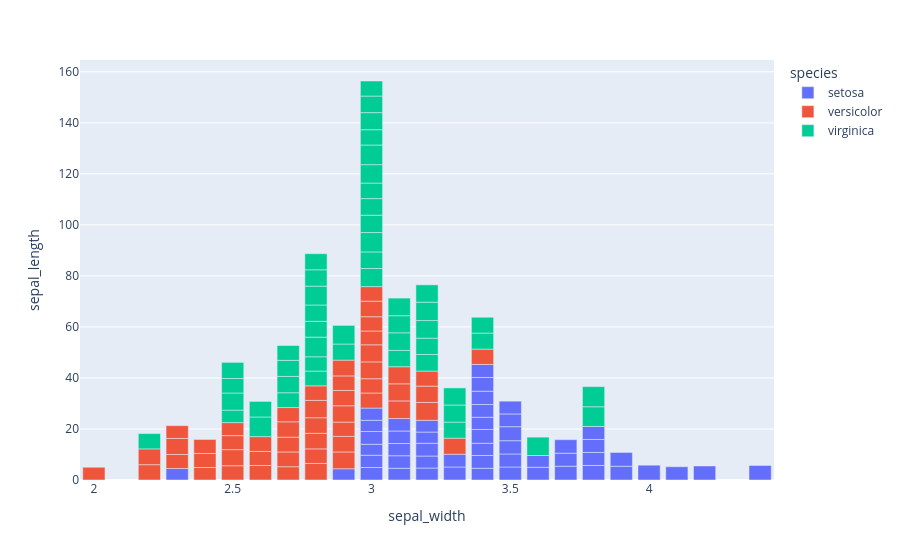

The code cell stored with this chart in its notebook:
### Code cell
px.bar(df, x="sepal_width", y="sepal_length", color="species")

### Figure 1 — Plotly figure (JSON) as saved in the notebook; plotly's stock layout.template omitted (floating-point values rounded to 4 significant figures)
{"data": [{"hovertemplate": "species=setosa<br>sepal_width=%{x}<br>sepal_length=%{y}<extra></extra>", "legendgroup": "setosa", "marker": {"color": "#636efa", "pattern": {"shape": ""}}, "name": "setosa", "orientation": "v", "showlegend": true, "textposition": "auto", "x": [3.5, 3.0, 3.2, 3.1, 3.6, 3.9, 3.4, 3.4, 2.9, 3.1, 3.7, 3.4, 3.0, 3.0, 4.0, 4.4, 3.9, 3.5, 3.8, 3.8, 3.4, 3.7, 3.6, 3.3, 3.4, 3.0, 3.4, 3.5, 3.4, 3.2, 3.1, 3.4, 4.1, 4.2, 3.1, 3.2, 3.5, 3.1, 3.0, 3.4, 3.5, 2.3, 3.2, 3.5, 3.8, 3.0, 3.8, 3.2, 3.7, 3.3], "xaxis": "x", "y": [5.1, 4.9, 4.7, 4.6, 5.0, 5.4, 4.6, 5.0, 4.4, 4.9, 5.4, 4.8, 4.8, 4.3, 5.8, 5.7, 5.4, 5.1, 5.7, 5.1, 5.4, 5.1, 4.6, 5.1, 4.8, 5.0, 5.0, 5.2, 5.2, 4.7, 4.8, 5.4, 5.2, 5.5, 4.9, 5.0, 5.5, 4.9, 4.4, 5.1, 5.0, 4.5, 4.4, 5.0, 5.1, 4.8, 5.1, 4.6, 5.3, 5.0], "yaxis": "y", "type": "bar"}, {"hovertemplate": "species=versicolor<br>sepal_width=%{x}<br>sepal_length=%{y}<extra></extra>", "legendgroup": "versicolor", "marker": {"color": "#EF553B", "pattern": {"shape": ""}}, "name": "versicolor", "orientation": "v", "showlegend": true, "textposition": "auto", "x": [3.2, 3.2, 3.1, 2.3, 2.8, 2.8, 3.3, 2.4, 2.9, 2.7, 2.0, 3.0, 2.2, 2.9, 2.9, 3.1, 3.0, 2.7, 2.2, 2.5, 3.2, 2.8, 2.5, 2.8, 2.9, 3.0, 2.8, 3.0, 2.9, 2.6, 2.4, 2.4, 2.7, 2.7, 3.0, 3.4, 3.1, 2.3, 3.0, 2.5, 2.6, 3.0, 2.6, 2.3, 2.7, 3.0, 2.9, 2.9, 2.5, 2.8], "xaxis": "x", "y": [7.0, 6.4, 6.9, 5.5, 6.5, 5.7, 6.3, 4.9, 6.6, 5.2, 5.0, 5.9, 6.0, 6.1, 5.6, 6.7, 5.6, 5.8, 6.2, 5.6, 5.9, 6.1, 6.3, 6.1, 6.4, 6.6, 6.8, 6.7, 6.0, 5.7, 5.5, 5.5, 5.8, 6.0, 5.4, 6.0, 6.7, 6.3, 5.6, 5.5, 5.5, 6.1, 5.8, 5.0, 5.6, 5.7, 5.7, 6.2, 5.1, 5.7], "yaxis": "y", "type": "bar"}, {"hovertemplate": "species=virginica<br>sepal_width=%{x}<br>sepal_length=%{y}<extra></extra>", "legendgroup": "virginica", "marker": {"color": "#00cc96", "pattern": {"shape": ""}}, "name": "virginica", "orientation": "v", "showlegend": true, "textposition": "auto", "x": [3.3, 2.7, 3.0, 2.9, 3.0, 3.0, 2.5, 2.9, 2.5, 3.6, 3.2, 2.7, 3.0, 2.5, 2.8, 3.2, 3.0, 3.8, 2.6, 2.2, 3.2, 2.8, 2.8, 2.7, 3.3, 3.2, 2.8, 3.0, 2.8, 3.0, 2.8, 3.8, 2.8, 2.8, 2.6, 3.0, 3.4, 3.1, 3.0, 3.1, 3.1, 3.1, 2.7, 3.2, 3.3, 3.0, 2.5, 3.0, 3.4, 3.0], "xaxis": "x", "y": [6.3, 5.8, 7.1, 6.3, 6.5, 7.6, 4.9, 7.3, 6.7, 7.2, 6.5, 6.4, 6.8, 5.7, 5.8, 6.4, 6.5, 7.7, 7.7, 6.0, 6.9, 5.6, 7.7, 6.3, 6.7, 7.2, 6.2, 6.1, 6.4, 7.2, 7.4, 7.9, 6.4, 6.3, 6.1, 7.7, 6.3, 6.4, 6.0, 6.9, 6.7, 6.9, 5.8, 6.8, 6.7, 6.7, 6.3, 6.5, 6.2, 5.9], "yaxis": "y", "type": "bar"}], "layout": {"xaxis": {"anchor": "y", "domain": [0.0, 1.0], "title": {"text": "sepal_width"}}, "yaxis": {"anchor": "x", "domain": [0.0, 1.0], "title": {"text": "sepal_length"}}, "legend": {"title": {"text": "species"}, "tracegroupgap": 0}, "margin": {"t": 60}, "barmode": "relative"}}
